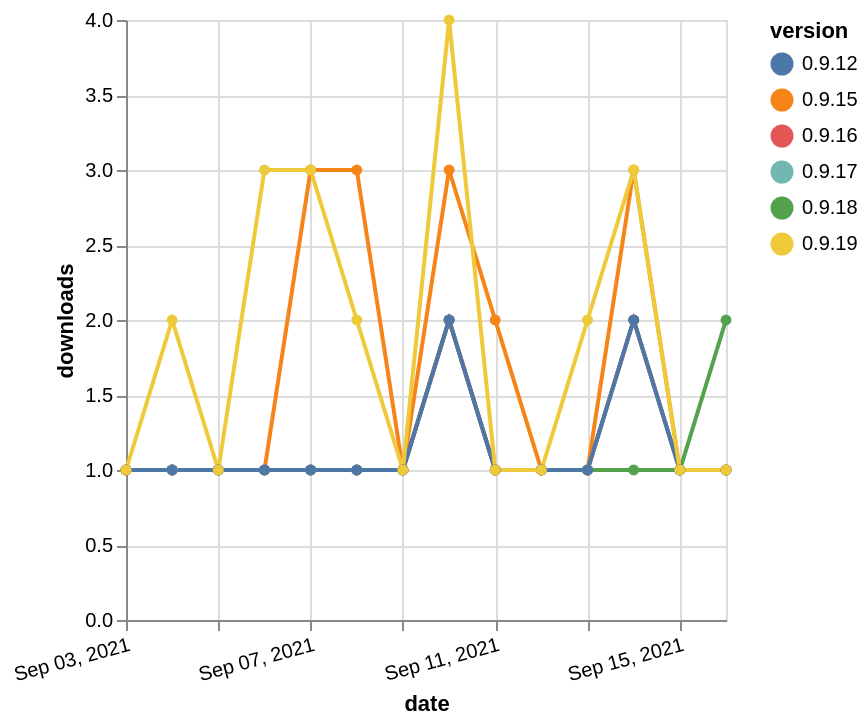

Describe this chart as a Vega-Lite specification.
### Vega-Lite specification from a JSON file in a GitHub repository (floating-point values rounded to 4 significant figures)
{"$schema": "https://vega.github.io/schema/vega-lite/v5.json", "description": "A simple bar chart with embedded data.", "data": {"values": [{"date": "2021-09-03", "total": 203, "delta": 1, "version": "0.9.18"}, {"date": "2021-09-04", "total": 204, "delta": 1, "version": "0.9.18"}, {"date": "2021-09-05", "total": 205, "delta": 1, "version": "0.9.18"}, {"date": "2021-09-06", "total": 206, "delta": 1, "version": "0.9.18"}, {"date": "2021-09-07", "total": 207, "delta": 1, "version": "0.9.18"}, {"date": "2021-09-08", "total": 208, "delta": 1, "version": "0.9.18"}, {"date": "2021-09-09", "total": 209, "delta": 1, "version": "0.9.18"}, {"date": "2021-09-10", "total": 211, "delta": 2, "version": "0.9.18"}, {"date": "2021-09-11", "total": 212, "delta": 1, "version": "0.9.18"}, {"date": "2021-09-12", "total": 213, "delta": 1, "version": "0.9.18"}, {"date": "2021-09-13", "total": 214, "delta": 1, "version": "0.9.18"}, {"date": "2021-09-14", "total": 215, "delta": 1, "version": "0.9.18"}, {"date": "2021-09-15", "total": 216, "delta": 1, "version": "0.9.18"}, {"date": "2021-09-16", "total": 218, "delta": 2, "version": "0.9.18"}, {"date": "2021-09-03", "total": 458, "delta": 1, "version": "0.9.15"}, {"date": "2021-09-04", "total": 459, "delta": 1, "version": "0.9.15"}, {"date": "2021-09-05", "total": 460, "delta": 1, "version": "0.9.15"}, {"date": "2021-09-06", "total": 461, "delta": 1, "version": "0.9.15"}, {"date": "2021-09-07", "total": 464, "delta": 3, "version": "0.9.15"}, {"date": "2021-09-08", "total": 467, "delta": 3, "version": "0.9.15"}, {"date": "2021-09-09", "total": 468, "delta": 1, "version": "0.9.15"}, {"date": "2021-09-10", "total": 471, "delta": 3, "version": "0.9.15"}, {"date": "2021-09-11", "total": 473, "delta": 2, "version": "0.9.15"}, {"date": "2021-09-12", "total": 474, "delta": 1, "version": "0.9.15"}, {"date": "2021-09-13", "total": 475, "delta": 1, "version": "0.9.15"}, {"date": "2021-09-14", "total": 478, "delta": 3, "version": "0.9.15"}, {"date": "2021-09-15", "total": 479, "delta": 1, "version": "0.9.15"}, {"date": "2021-09-16", "total": 480, "delta": 1, "version": "0.9.15"}, {"date": "2021-09-03", "total": 249, "delta": 1, "version": "0.9.17"}, {"date": "2021-09-04", "total": 250, "delta": 1, "version": "0.9.17"}, {"date": "2021-09-05", "total": 251, "delta": 1, "version": "0.9.17"}, {"date": "2021-09-06", "total": 252, "delta": 1, "version": "0.9.17"}, {"date": "2021-09-07", "total": 253, "delta": 1, "version": "0.9.17"}, {"date": "2021-09-08", "total": 254, "delta": 1, "version": "0.9.17"}, {"date": "2021-09-09", "total": 255, "delta": 1, "version": "0.9.17"}, {"date": "2021-09-10", "total": 257, "delta": 2, "version": "0.9.17"}, {"date": "2021-09-11", "total": 258, "delta": 1, "version": "0.9.17"}, {"date": "2021-09-12", "total": 259, "delta": 1, "version": "0.9.17"}, {"date": "2021-09-13", "total": 260, "delta": 1, "version": "0.9.17"}, {"date": "2021-09-14", "total": 262, "delta": 2, "version": "0.9.17"}, {"date": "2021-09-15", "total": 263, "delta": 1, "version": "0.9.17"}, {"date": "2021-09-16", "total": 264, "delta": 1, "version": "0.9.17"}, {"date": "2021-09-03", "total": 209, "delta": 1, "version": "0.9.16"}, {"date": "2021-09-04", "total": 210, "delta": 1, "version": "0.9.16"}, {"date": "2021-09-05", "total": 211, "delta": 1, "version": "0.9.16"}, {"date": "2021-09-06", "total": 212, "delta": 1, "version": "0.9.16"}, {"date": "2021-09-07", "total": 213, "delta": 1, "version": "0.9.16"}, {"date": "2021-09-08", "total": 214, "delta": 1, "version": "0.9.16"}, {"date": "2021-09-09", "total": 215, "delta": 1, "version": "0.9.16"}, {"date": "2021-09-10", "total": 217, "delta": 2, "version": "0.9.16"}, {"date": "2021-09-11", "total": 218, "delta": 1, "version": "0.9.16"}, {"date": "2021-09-12", "total": 219, "delta": 1, "version": "0.9.16"}, {"date": "2021-09-13", "total": 220, "delta": 1, "version": "0.9.16"}, {"date": "2021-09-14", "total": 222, "delta": 2, "version": "0.9.16"}, {"date": "2021-09-15", "total": 223, "delta": 1, "version": "0.9.16"}, {"date": "2021-09-16", "total": 224, "delta": 1, "version": "0.9.16"}, {"date": "2021-09-03", "total": 282, "delta": 1, "version": "0.9.12"}, {"date": "2021-09-04", "total": 283, "delta": 1, "version": "0.9.12"}, {"date": "2021-09-05", "total": 284, "delta": 1, "version": "0.9.12"}, {"date": "2021-09-06", "total": 285, "delta": 1, "version": "0.9.12"}, {"date": "2021-09-07", "total": 286, "delta": 1, "version": "0.9.12"}, {"date": "2021-09-08", "total": 287, "delta": 1, "version": "0.9.12"}, {"date": "2021-09-09", "total": 288, "delta": 1, "version": "0.9.12"}, {"date": "2021-09-10", "total": 290, "delta": 2, "version": "0.9.12"}, {"date": "2021-09-11", "total": 291, "delta": 1, "version": "0.9.12"}, {"date": "2021-09-12", "total": 292, "delta": 1, "version": "0.9.12"}, {"date": "2021-09-13", "total": 293, "delta": 1, "version": "0.9.12"}, {"date": "2021-09-14", "total": 295, "delta": 2, "version": "0.9.12"}, {"date": "2021-09-15", "total": 296, "delta": 1, "version": "0.9.12"}, {"date": "2021-09-16", "total": 297, "delta": 1, "version": "0.9.12"}, {"date": "2021-09-03", "total": 728, "delta": 1, "version": "0.9.19"}, {"date": "2021-09-04", "total": 730, "delta": 2, "version": "0.9.19"}, {"date": "2021-09-05", "total": 731, "delta": 1, "version": "0.9.19"}, {"date": "2021-09-06", "total": 734, "delta": 3, "version": "0.9.19"}, {"date": "2021-09-07", "total": 737, "delta": 3, "version": "0.9.19"}, {"date": "2021-09-08", "total": 739, "delta": 2, "version": "0.9.19"}, {"date": "2021-09-09", "total": 740, "delta": 1, "version": "0.9.19"}, {"date": "2021-09-10", "total": 744, "delta": 4, "version": "0.9.19"}, {"date": "2021-09-11", "total": 745, "delta": 1, "version": "0.9.19"}, {"date": "2021-09-12", "total": 746, "delta": 1, "version": "0.9.19"}, {"date": "2021-09-13", "total": 748, "delta": 2, "version": "0.9.19"}, {"date": "2021-09-14", "total": 751, "delta": 3, "version": "0.9.19"}, {"date": "2021-09-15", "total": 752, "delta": 1, "version": "0.9.19"}, {"date": "2021-09-16", "total": 753, "delta": 1, "version": "0.9.19"}]}, "width": "container", "mark": {"type": "line", "point": {"filled": true}}, "encoding": {"x": {"field": "date", "type": "temporal", "timeUnit": "yearmonthdate", "title": "date", "axis": {"labelAngle": -15}}, "y": {"field": "delta", "type": "quantitative", "title": "downloads"}, "color": {"field": "version", "type": "nominal"}, "tooltip": {"field": "delta"}}}
